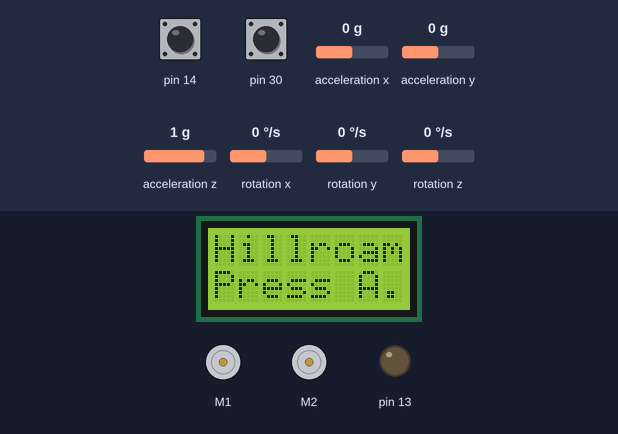
A sketch run on a simulated Arduino Leonardo, built with avr-gcc and run on an emulated ATmega32U4. Parts: 8×2 character LCD, 2 × DC motor (green arrow = forward, orange = backward, longer = faster), output pins drawn as LEDs (lit = HIGH). The inputs (shaded band) are chosen by the test bench; at power-on: pin 30 HIGH, pin 14 HIGH, acceleration x 0 g, acceleration y 0 g, acceleration z 1 g, rotation x 0 °/s, rotation y 0 °/s, rotation z 0 °/s. What the sketch prints to the serial monitor is not drawn.

Above: at 0.8 s.
0.9 s: pin 30 pulled LOW for 0.15 s
At 1.4 s:
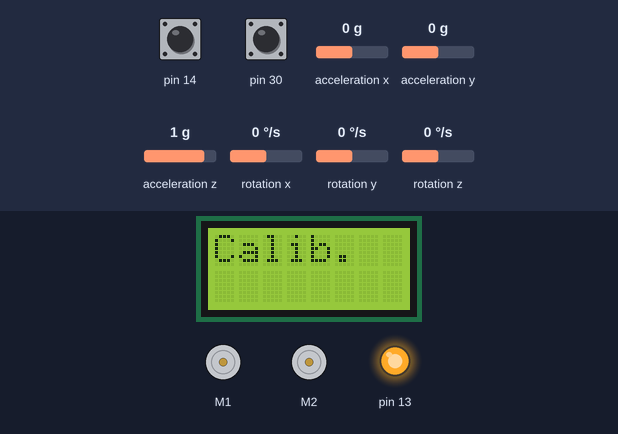
3.5 s: pin 14 pulled LOW for 3.2 s
At 8.4 s:
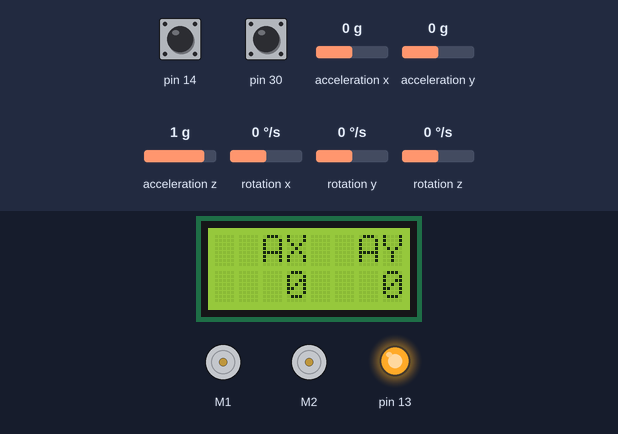
8.7 s: pin 30 pulled LOW for 1 s
At 10.1 s:
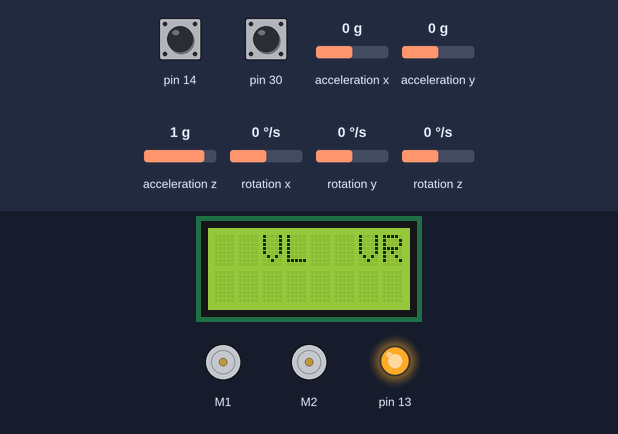
10.3 s: pin 30 pulled LOW for 0.15 s
At 10.8 s:
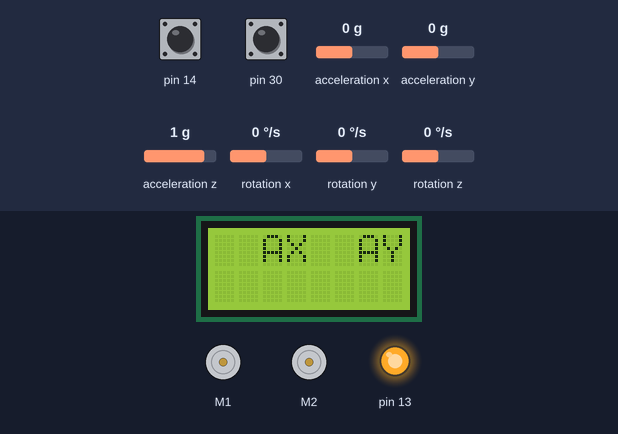
12.4 s: acceleration x set to -1.4 g
At 13.6 s:
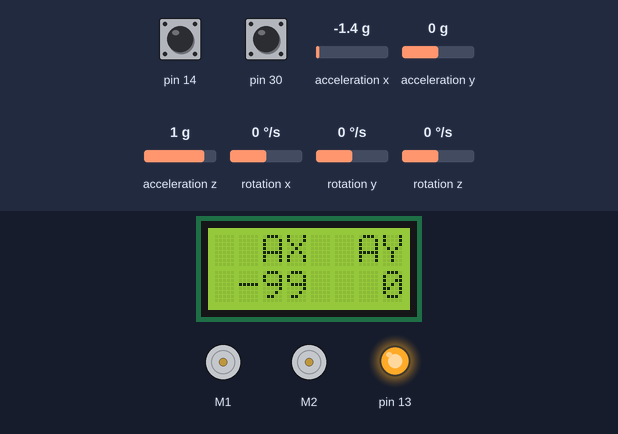
13.9 s: acceleration y set to -1.4 g
At 15.0 s:
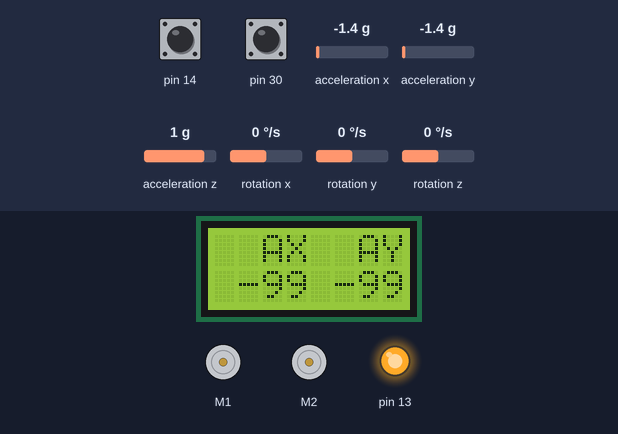
Timing chart, 0 to 16.4 s (numbered marks = the images above; inputs shaded):
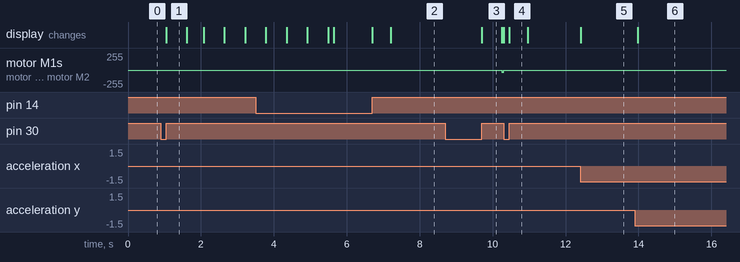

Measured:
- after the input at 0.9 s, pin 13: LOW → HIGH at once; the display: changes after 0.16 s (image 1)
- after the input at 3.5 s, the display: first differs from a run without the input after 3.2 s (image 2 shows a later state)
- after the input at 8.7 s, motor M1, motor M2: stopped → backward 31/255 after 1.6 s; the display: changes after 1.0 s (image 3)
- after the input at 12.4 s, the display: changes at once (image 5)
- after the input at 13.9 s, the display: changes after 0.08 s (image 6)
- what the display in image 1 shows lasts 0.5 s, from 1.1 s to 1.6 s
- what the display in image 4 shows lasts 0.5 s, from 10.5 s to 11.0 s

The sketch:

hillroam.ino
```cpp
// Pololu Zumo 32U4 Arduino Sketch
//
// This program tries to keep the robot roaming around on a hilly surface.
// If it starts pointing downhill, it will try to back up and rotate
// to point uphill before roaming again.

#include <Wire.h>
#include <Zumo32U4.h>

Zumo32U4LCD lcd;
Zumo32U4ButtonA buttonA;
Zumo32U4ButtonB buttonB;
Zumo32U4Motors motors;
Zumo32U4Encoders encoders;

LSM303 compass;


#define K_DELAY 50  // sensor loop delay (50ms)

const uint8_t K_MODE_IDLE = 0;
const uint8_t K_MODE_TEST = 1;
const uint8_t K_MODE_ROAM = 2;
uint8_t MODE = K_MODE_IDLE;

char report[120];


//---------------------------------------------------
// ACCELEROMETER CALIBRATION

#define K_CALIB_CT  80
#define K_CALIB_DIV (K_CALIB_CT / 7)  // display 7 dots (+1 final dot)
int16_t acc_x_level = 0;
int16_t acc_y_level = 0;
int16_t acc_z_level = 0;

void calib()
{
  int16_t n = 1;
  lcd.clear();
  lcd.print("Calib.");
  lcd.gotoXY(0, 1);
  delay(500);

  while (n < K_CALIB_CT)
  {
    // incrementally update average accelerations to get "flat" base values
    // large deviations from this average will indicate a tilt
    compass.read();
    acc_x_level += (compass.a.x - acc_x_level) / n;
    acc_y_level += (compass.a.y - acc_y_level) / n;
    acc_z_level += (compass.a.z - acc_z_level) / n;
    n++;
#if 0 // test code
    snprintf_P(report, sizeof(report),
      PSTR("A: %6d %6d %6d"),
      acc_x_level, acc_y_level, acc_z_level);
    Serial.println(report);
#endif
    delay(K_DELAY);

    // update progress display
    lcd.gotoXY(n / K_CALIB_DIV, 1);
    lcd.print(".");
  }

  lcd.clear();
  lcd.print("Ready!");
  lcd.gotoXY(0, 1);
  lcd.print("Press A.");
  buttonA.waitForButton();
}


//---------------------------------------------------
// SPEED CONTROL

int16_t pre_err_l = 0;
int16_t pre_err_r = 0;
int16_t enc_l = 0;
int16_t enc_r = 0;
int16_t out_l = 0;
int16_t out_r = 0;

void reset_speed_control()
{
  motors.setSpeeds(0, 0);
  pre_err_l = 0;
  pre_err_r = 0;
  enc_l = 0;
  enc_r = 0;
  out_l = 0;
  out_r = 0;
}

void update_speed_control(int16_t vsetl, int16_t vsetr)
{
  // use Proportional-Derivative control
  // with limits on output
  const int16_t LIMIT = 200;
  const float K_P = 2.0;
  const float K_D = 0.5;

  // get velocity feedback
  enc_l = encoders.getCountsAndResetLeft();
  enc_r = encoders.getCountsAndResetRight();

  // update error terms
  int16_t err_l = vsetl - enc_l;
  int16_t err_r = vsetr - enc_r;
  int16_t d_err_l = err_l - pre_err_l;
  int16_t d_err_r = err_r - pre_err_r;

  // calculate CHANGE to output to correct speed error
  out_l = constrain(out_l + (int)(K_P * err_l + K_D * d_err_l), -LIMIT, LIMIT);
  out_r = constrain(out_r + (int)(K_P * err_r + K_D * d_err_r), -LIMIT, LIMIT);
  motors.setSpeeds(out_l, out_r);

  // update these for calculating error derivative on next pass
  pre_err_l = err_l;
  pre_err_r = err_r;
}


//---------------------------------------------------
// TEST MODE FUNCTIONS

int8_t right_justify_int(int16_t i, int16_t offset)
{
  // right justify 4-digit integer
  // this is default position for single digit
  int8_t w = 3;
  int16_t abs_i = abs(i);
  // scoot back one place if 2 digits
  if (abs_i >= 10) w--;
  // scoot back one place if 3 digits
  if (abs_i >= 100) w--;
  // scoot back one place if negative
  if (i < 0) w--;
  return w + offset;
}

void test_acc()
{
  lcd.clear();
  lcd.print("  AX  AY");
  delay(500);

  while (1)
  {
    compass.read();
    int16_t acc_x = compass.a.x - acc_x_level;
    int16_t acc_y = compass.a.y - acc_y_level;
#if 1
    // full accelerometer data can be sent to serial monitor
    int16_t acc_z = compass.a.z - acc_z_level;
    snprintf_P(report, sizeof(report),
      PSTR("A: %6d %6d %6d"),
      acc_x, acc_y, acc_z);
    Serial.println(report);
#endif
    acc_x = constrain(acc_x / 100, -99, 99);
    acc_y = constrain(acc_y / 100, -99, 99);
    lcd.gotoXY(0, 1);
    lcd.print("        ");
    lcd.gotoXY(right_justify_int(acc_x, 0), 1);
    lcd.print(acc_x);
    lcd.gotoXY(right_justify_int(acc_y, 4), 1);
    lcd.print(acc_y);
    delay(100);
    if (buttonB.getSingleDebouncedPress())
    {
      break;
    }
  }

  while (!buttonB.getSingleDebouncedRelease())
  {
    // wait for release
  }
}

void test_speed_control()
{
  int16_t vr;
  int16_t vl;
  int16_t v = 20;
  int16_t k = 0;

  lcd.clear();
  lcd.print("  VL  VR");
  delay(500);

  while (1)
  {
    // this paces everything
    delay(K_DELAY);

    // toggle speed periodically
    if (k == 0)
    {
      v = -v;
      k = 200;
    }
    k--;
    update_speed_control(v, v);

    lcd.gotoXY(0, 1);
    lcd.print("        ");
    lcd.gotoXY(right_justify_int(enc_l, 0), 1);
    lcd.print(enc_l);
    lcd.gotoXY(right_justify_int(enc_r, 4), 1);
    lcd.print(enc_r);
    if (buttonB.getSingleDebouncedPress())
    {
      break;
    }
  }

  reset_speed_control();
  while (!buttonB.getSingleDebouncedRelease())
  {
    // wait for release
  }
}


//---------------------------------------------------
// UTILITY FUNCTIONS

// return true if expr is true for max counts
bool is_ct_reached(bool expr, uint8_t* pct, uint8_t max)
{
  bool result = false;
  if (expr)
  {
    (*pct)++;
    if (*pct >= max)
    {
      result = true;
    }
  }
  else
  {
    *pct = 0;
  }
  return result;
}


//---------------------------------------------------
// ROAM MODE

const uint8_t E_FLAT = 0;
const uint8_t E_REVERSE = 1;
const uint8_t E_SPIN = 2;

const int16_t K_TILT_DOWN = -2400;
const int16_t K_TILT_UP = 2400;
const int16_t K_BALANCE_X = 1200;
const int16_t K_BALANCE_Y = 400;
const uint8_t K_FLAT_CT = 3;
const uint8_t K_DOWN_CT = 3;
const uint8_t K_SPIN_CT = 2;

void roam()
{
  uint8_t state = E_FLAT;
  int16_t vmax = 15;
  int16_t vspin = 0;
  int16_t vl = vmax;
  int16_t vr = vmax;

  uint8_t ct = 0;
  uint8_t ct1 = 0;
  uint8_t ct2 = 0;
  bool flag = false;
  bool flag1 = false;
  bool flag2 = false;

  lcd.clear();
  lcd.print("Roaming!");
  ledGreen(1);
  delay(500);

  while (1)
  {
    // this paces everything
    delay(K_DELAY);

    // apply whatever the latest settings are to PID loops
    update_speed_control(vl, vr);

    // read sensors and apply calibration offsets
    compass.read();
    int16_t acc_x = compass.a.x - acc_x_level;
    int16_t acc_y = compass.a.y - acc_y_level;

    switch (state)
    {
      case E_FLAT:
        // check if robot started pointing downhill or uphill
        flag1 = is_ct_reached((acc_x < K_TILT_DOWN), &ct1, K_FLAT_CT);
        flag2 = is_ct_reached((acc_x > K_TILT_UP), &ct2, K_FLAT_CT);
        if (flag1 || flag2)
        {
          vl = -vl;
          vr = -vr;
          state = E_REVERSE;
          ledGreen(0);
          ledRed(1);
          ct1 = 0;
          ct2 = 0;
        }
        break;

      case E_REVERSE:
        // check if nearly flat again (balanced in X)
        flag = ((acc_x > -K_BALANCE_X) && (acc_x < K_BALANCE_X));
        if (is_ct_reached(flag, &ct, K_DOWN_CT))
        {
          // robot is not tilting as much
          // so spin to try to point uphill again
          ledRed(0);
          ledYellow(1);
          /*
          if (acc_y < 0)
          {
            vspin = -vmax;
          }
          else
          {
            vspin = vmax;
          }

          // start spinning
          // the small delay afterwards may inhibit
          // any accelerometer jumps caused by start of spin
          vl = vspin;
          vr = -vspin;
          state = E_SPIN;
          */
          vl = -vl;
          vr = -vr;
          state = E_FLAT;
          ct = 0;
        }
        break;

      case E_SPIN:
        // keep spinning until Y is nearly balanced
        // and see if tilt on X is reversed
        // TODO -- or iteration limit is reached ?
        flag1 = ((acc_y < K_BALANCE_Y) && (acc_y > -K_BALANCE_Y));
        flag2 = true;//(acc_x > 0);
        flag = flag1 && flag2;
        if (is_ct_reached(flag, &ct, K_SPIN_CT))
        {
          ledYellow(0);
          ledGreen(1);
          vl = vmax;
          vr = vmax;
          state = E_FLAT;
          ct = 0;
        }
        break;
      default:
        break;
    }
  }
}


void cruise()
{
  lcd.clear();
  lcd.print("Cruise!");
  ledGreen(1);
  delay(500);

  int16_t roll = 0;
  int16_t vmax = 25;
  int16_t vl = 0;
  int16_t vr = 0;

  while (1)
  {
    // this paces everything
    delay(K_DELAY);

    // read sensors and apply calibration offsets
    // then update median filters
    compass.read();
    int16_t acc_x = compass.a.x - acc_x_level;
    int16_t acc_y = compass.a.y - acc_y_level;

    roll = (int)(acc_y * 0.01);
    vl = constrain(vmax - roll, -vmax, vmax);
    vr = constrain(vmax + roll, -vmax, vmax);
    update_speed_control(vl, vr);
    lcd.gotoXY(0, 1);
    lcd.print("      ");
    lcd.gotoXY(0, 1);
    lcd.print(roll);
  }
}


//---------------------------------------------------
// MAIN ARDUINO FUNCTIONS

void setup()
{
  uint8_t ct_a = 0;
  uint8_t ct_b = 0;

  Wire.begin();
  ledYellow(0);
  ledGreen(0);
  ledRed(0);
  lcd.clear();

  if (!compass.init())
  {
    // red light to let user know compass init failed
    ledRed(1);
    while(1)
    {
      lcd.print("COMP ERR");
      delay(500);
    }
  }

  compass.enableDefault();

  // display app title and wait for button press
  // prompt for A but B will enter "secret" test mode
  lcd.clear();
  lcd.print("Hillroam");
  lcd.gotoXY(0, 1);
  lcd.print("Press A.");
  while (1)
  {
    delay(10);
    if (buttonA.getSingleDebouncedPress())
    {
      while (!buttonA.getSingleDebouncedRelease())
      {
        delay(10);
      }
      MODE = K_MODE_ROAM;
      break;
    }
    if (buttonB.getSingleDebouncedPress())
    {
      ledYellow(1);
      while (!buttonB.getSingleDebouncedRelease())
      {
        delay(10);
      }
      MODE = K_MODE_TEST;
      break;
    }
  }
}

void loop()
{
  // always calibrate accelerometers
  // then enter either test mode or normal roaming mode
  calib();
  if (MODE == K_MODE_TEST)
  {
    while (1)
    {
      // tests will cycle in infinite loop
      // C button will cancel out of each test
      test_acc();
      test_speed_control();
    }
  }
  else
  {
    //roam();
    cruise();
  }
}
```
